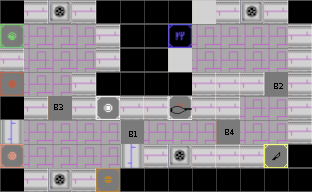

This is a level from a 2D game, rendered from its Tiled map with the project's own tilesets. A one-line summary and the complete map file follow:
An orthogonal 13x8 tile map with 24x24 px tiles, 1 tile layer (Tile Layer 1).

<map version="1.4" tiledversion="1.4.3" orientation="orthogonal" renderorder="right-down" width="13" height="8" tilewidth="24" tileheight="24" infinite="0" nextlayerid="2" nextobjectid="1">
 <tileset firstgid="1" source="BurgerMayhem.tsx" />
 <layer id="1" name="Tile Layer 1" width="13" height="8">
  <data encoding="csv">
1,139,205,139,1,1,1,1,331,139,205,139,1,
166,7,7,7,139,1,1,199,7,7,7,7,139,
139,7,7,7,139,1,1,331,7,7,7,7,139,
133,7,7,139,1,1,1,1,139,139,139,167,139,
1,139,200,139,34,139,139,265,139,139,7,7,139,
172,7,7,7,7,134,7,7,7,233,7,7,139,
100,7,7,7,7,172,139,205,139,139,139,298,1,
1,139,205,139,67,1,1,1,1,1,1,1,1
</data>
 </layer>
</map>
